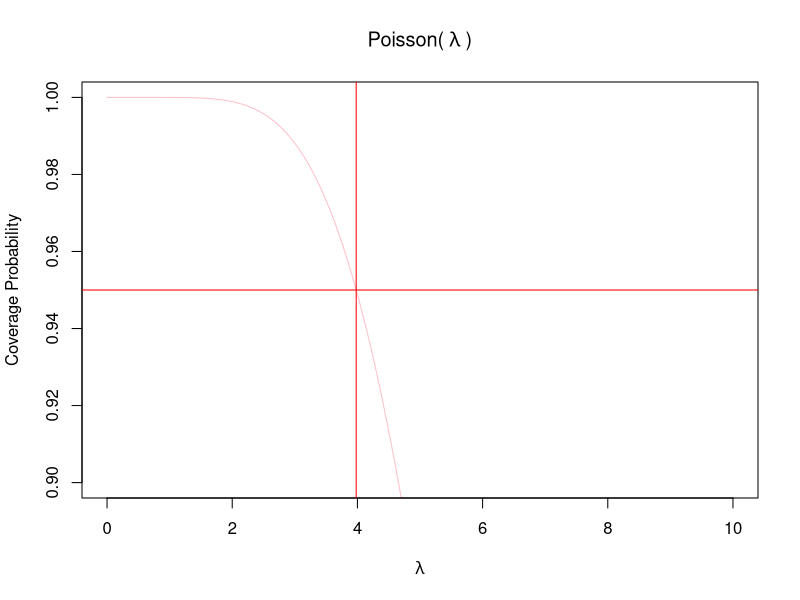
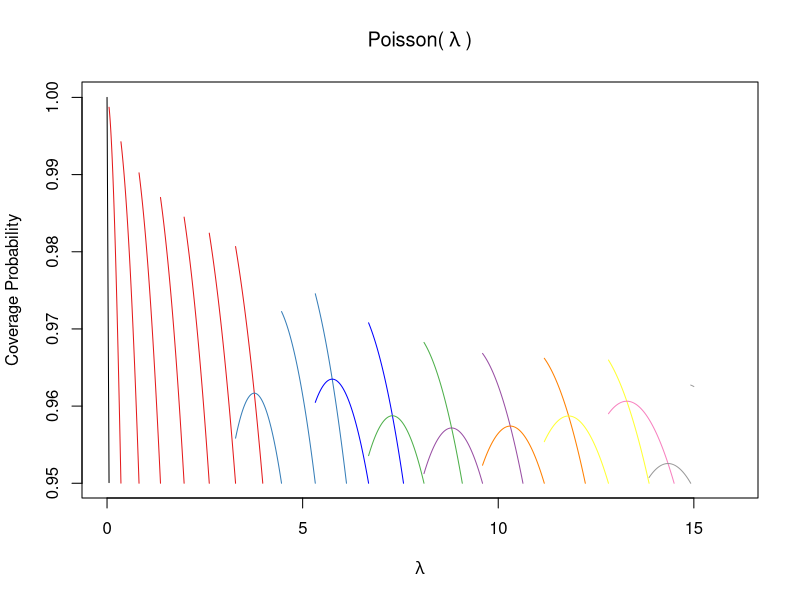

Source code (R) for these figures, in order: (Note: this script raises an error after producing the figures.)
## ---- chunk 1
#| message: false
library(tidyverse)
library(RColorBrewer)
## ---- chunk 2
# pre lim functions
AC_max_coords <- function(a,b) {
  # using prop 2.2a formula. 
  lambda <- prod(a:b)^(1/(b-a+1)) #prop 2.2a
  
  if (a == 0) {
    max_prob <- ppois(b, lambda) # special case of calculating cdf when a is 0
  } else {
    max_prob <- ppois(b, lambda) - ppois(a-1, lambda) # general formula
  }
  
  return(data.frame(lambda, max_prob))
}


test_coverage <- function(a,b, conf.level) {
  
  # this is maximum prob for current cardinality curve
  
  max_prob <- AC_max_coords(a, b)$max_prob
  
  # cases to decide how to change a-b: look at if max is above conf level
  
  if (max_prob > conf.level) {
    
    return(TRUE)
    
  } else {
    
    return(FALSE)
  }
}
## ---- chunk 3

# function to return two roots of a given AC: root 1 and root 2
# when AC has a = 0, we are not concerned with root 1
# root 1 is lambda when AC first rises above conf.level
# root 2 is lambda when AC first goes below conf.level

find_roots <- function(a, b, conf.level) {
  # getting root 1
  # here, we are only concerned with ACs that have "root 1" which have {a} > 0
  
if ((a >= 1) && (b < 21)) {
  start <- AC_max_coords(a-1, b-1)$lambda
} else if ((a >= 1) && b >= 21) {
  start <- AC_max_coords(a-5, b-5)$lambda
} else {
  start <- 0
}

  end <- AC_max_coords(a,b)$lambda # end root1 search where current AC's max is
  
  
  
   # this creates the current curve's function so we can find its root.
    f <- function(lambda) {
            if (a != 0) {
              return((ppois(b, lambda) - ppois(a-1, lambda)) - conf.level)
            } else {
              return(ppois(b, lambda) - conf.level)
            }
        }

  if (a != 0) {
      root1 <- uniroot(f, c(start,end))$root
        } else {
      root1 <- NA # we don't need an AC's "left" root if their {a} = 0.
        }
  
 ## now finding root 2

  # this loop finds the interval of where to search for root2
  start <- AC_max_coords(a,b)$lambda # start at current AC's maximum lambda
  a0 <- a + 1; b0 <- b + 1
  while (sum(dpois(a0:b0, AC_max_coords(a0, b0)$lambda)) >= conf.level) {
                a0 <- a0+1 
                b0 <- b0+1
              } 
  end <- AC_max_coords(a0,b0)$lambda # stop search for root 2 where next AC's maximum occurs
    
  root2 <- uniroot(f, c(start,end))$root  
    
  if(is.na(root1)) {
    root1 <- root2 # this is for the case of ACs with {a} = 0
  }  
    
  
  
  # create df to return
  roots <- data.frame(root1, root2)
  return(roots)
  }  


## ---- chunk 4
###############################################################
#-------------------------------------------------------------#
# Conditional Minimal Cardinality Method                      #
#-------------------------------------------------------------#
###############################################################

# Uses functions from 'preliminary-fns.R' in app files
# Based off of the CMC for Neg Binom by Dr. B.A. Holladay


# K: largest value of x of interest
# CMC method function for the Poisson distribution

CMC_CI <-function(K, conf.level, all = F) {
  
  # Determining m(a) for all a <= K+1
  # For fixed a, m(a) is the smallest b such that P(a<=X<=b)>=conf.level
  # so that AC(a,m(a)) is the core of rainbow, RB(a)
  # m(a)'s are needed b/c root1(a+1,m(a+1)) determines u(a)
  a=0; b=0
  m <- c() # vector that will hold all m(a)'s to keep track of each RB core
  
  while(a <= K+1){
    
    while(test_coverage(a, b, conf.level) == F) { # while AC's coverage is BELOW conf.level
      # transition from curves in the same rainbow when AC(a,b) < conf.level
      b <- b+1
    } # once this loop ends, we have the desired b = m(a)
    
    m[a+1] <- b
    a <- a+1
    b <- b+1 #can start the search at m(a)+1=b+1 b/c m(a+1)>=m(a)+1
  }
  
  x <- 0:K # initialize vector of x values from 0 to K
  lower <- rep(NA, K+1) # initialize empty vectors for lower and upper bounds
  upper <- rep(NA, K+1)
  
  a <- 0; b <- 0
  lower[a+1] <- 0
  
  # run until lower(K) determined
  while(is.na(lower[K+1])){
    
    # staying on RB(a) until RB(a+1) core aka AC[(a+1)-m(a+1)] is above conf.level
    # so in this loop we increment b staying on RB(a) until next core rises above conf.level
    # second condition logic: STOP loop once lower limit for x = K is determined
    while((find_roots(a, b, conf.level)$root2 < find_roots(a+1, m[a+2], conf.level)$root1)
          && !is.na(lower[K+1])) { 
      b <- (b + 1)
      
      # root2 of AC(a-(b-1)) is the lower bound for b+1
      lower[b+1] <- find_roots(a, (b-1), conf.level)$root2 
    }

    
    # when transitioning between rainbows RB(a) to RB(a+1) we move from curve AC(a,b) to core of 
    # next rainbow AC(a+1, m(a+1)). The location of this transition occurs at root1(a+1,m(a+1)) 
    # and determines both the upper endpoint for a u(a) and the lower endpoints for b+1,...,m(a+1),
    # l(b+1)=...=l(m(a+1)).
    
    # now we set the coincidental endpoint that happens when transitioning RBs
    b.temp <- b
    a <- a+1
    b <- m[a+1]
    for(i in (b.temp + 1):min(b:K)) {
      lower[i+1] <- find_roots(a, m[a+1], conf.level)$root1
    }
    upper[(a-1)+1] <- find_roots(a,m[a+1],conf.level)$root1
  }
  
  # determine upper endpoints for remaining x:get upper(x) for a <= x <= K
  # once we have lower endpoints for x up to K we can work on upper endpoints 
  # separately. These remaining values of upper(x) are determined by upper(x)=get_roots(x+1,m(x+1))$root1 
  for(x in a:K){
    upper[x+1] <- find_roots(x+1,m[x+2],conf.level)$root1
  }

  CIs=data.frame(x=0:x,lower, upper)
  
  if (all == F) {
    CIs <- CIs |> 
      filter(x == K)
  }
  return(CIs)
}

###############################################################
#-------------------------------------------------------------#
# Examples                                                    #
#-------------------------------------------------------------#
###############################################################

CI = CMC_CI(K = 5,conf.level = 0.95, all = T); CI
## ---- chunk 5
# code to graph a specific AC for troubleshooting


plot(y = ppois(7, seq(0,10,0.0001)), x = seq(0,10, by = 0.0001), # AC 0-7
               type = "l", xlim = c(0,10), ylim = c(0.90,1), col = "pink",
     xlab = expression(lambda),
     ylab = "Coverage Probability",
     main = expression("Poisson("~lambda~")"))

# lines(y = (ppois(44, seq(30, 34, by = 0.0001)) - ppois(21, seq(30,34,0.0001))), # AC 22-44
#       x = seq(30, 34, by = 0.0001), type = "l")
# lines(y = (ppois(43, seq(30, 34, by = 0.0001)) - ppois(20, seq(30,34,0.0001))), # AC 21-43
#       x = seq(30, 34, by = 0.0001), type = "l")

# abline(v=3.764351, col="blue")
 abline(v = 3.980833, col = "red")
  # abline(v = 33.33612, col = "red") 
abline(h = 0.95, col = "red")


## ---- chunk 6
# plot of Rainbow curves RB(0) to RB(8)

plot(y = ppois(0, seq(0,0.05129, by = 0.0001)), x = seq(0,0.05129, by = 0.0001), # AC 0-0
               type = "l", xlim = c(0,16),
     xlab = expression(lambda),
     ylab = "Coverage Probability",
     main = expression("Poisson("~lambda~")"))
lines(y = ppois(1, seq(0.05129, 0.35537, by = 0.0001)),  # AC 0-1
      x = seq(0.05129, 0.35537, by = 0.0001), type = "l", col = "#E41A1C")
lines(y = ppois(2, seq(0.35537, 0.81767,  by = 0.0001)), # AC 0-2
      x = seq(0.35537, 0.81767, by = 0.0001), type = "l", col = "#E41A1C")
lines(y = ppois(3, seq(0.81767, 1.36631,  by = 0.0001)), # AC 0-3
      x = seq(0.81767, 1.36631, by = 0.0001), type = "l", col = "#E41A1C") 
lines(y = ppois(4, seq(1.36631, 1.97011,  by = 0.0001)), # AC 0-4
      x = seq(1.36631, 1.97011, by = 0.0001), type = "l", col = "#E41A1C") 
lines(y = ppois(5, seq(1.97011, 2.61301,  by = 0.0001)), # AC 0-5
      x = seq(1.97011, 2.61301, by = 0.0001), type = "l", col = "#E41A1C") 
lines(y = ppois(6, seq(2.61301, 3.28532,  by = 0.0001)), # AC 0-6
      x = seq(2.61301, 3.28532, by = 0.0001), type = "l", col = "#E41A1C") 
lines(y = ppois(7, seq(3.28532, 3.98080,  by = 0.0001)), # AC 0-7
      x = seq(3.28532, 3.98080, by = 0.0001), type = "l", col = "#E41A1C") 
lines(y = (ppois(8, seq(3.28532, 4.46013,  by = 0.0001)) -
                  ppois(0, seq(3.28532, 4.46013,  by = 0.0001))), # AC 1-8
      x = seq(3.28532, 4.46013, by = 0.0001), type = "l", col = "#377EB8") 
lines(y = (ppois(9, seq(4.46013, 5.32332,  by = 0.0001)) -
                  ppois(0, seq(4.46013, 5.32332,  by = 0.0001))), # AC 1-9
      x = seq(4.46013, 5.32332, by = 0.0001), type = "l", col = "#377EB8") 
lines(y = (ppois(10, seq(5.32332, 6.12056,  by = 0.0001)) -
                  ppois(0, seq(5.32332, 6.12056,  by = 0.0001))), # AC 1-10
      x = seq(5.32332, 6.12056, by = 0.0001), type = "l", col = "#377EB8") 
lines(y = (ppois(11, seq(5.32332, 6.685776,  by = 0.0001)) -
                  ppois(1, seq(5.32332, 6.685776,  by = 0.0001))), # AC 2-11
      x = seq(5.32332, 6.685776, by = 0.0001), type = "l", col = "blue")
lines(y = (ppois(12, seq(6.685776, 7.578746,  by = 0.0001)) -
                  ppois(1, seq(6.685776, 7.578746,  by = 0.0001))), # AC 2-12
      x = seq(6.685776, 7.578746, by = 0.0001), type = "l", col = "blue")
lines(y = (ppois(13, seq(6.685776, 8.10203,  by = 0.0001)) -
                  ppois(2, seq(6.685776, 8.10203,  by = 0.0001))), # AC 3-13
      x = seq(6.685776, 8.10203, by = 0.0001), type = "l", col = "#4DAF4A")
lines(y = (ppois(14, seq(8.10203, 9.08138,  by = 0.0001)) -
                  ppois(2, seq(8.102034, 9.08138,  by = 0.0001))), # AC 3-14
      x = seq(8.10203,9.08138, by = 0.0001), type = "l", col = "#4DAF4A")
lines(y = (ppois(15, seq(8.10203, 9.598435,  by = 0.0001)) -
                  ppois(3, seq(8.102034, 9.598435,  by = 0.0001))), # AC 4-15
      x = seq(8.10203, 9.598435, by = 0.0001), type = "l", col = "#984EA3")
lines(y = (ppois(16, seq(9.598435, 10.63165,  by = 0.0001)) -
                  ppois(3, seq(9.598435, 10.63165,  by = 0.0001))), # AC 4-16
      x = seq(9.598435, 10.63165, by = 0.0001), type = "l", col = "#984EA3")
lines(y = (ppois(17, seq(9.598435, 11.17716,  by = 0.0001)) -
                  ppois(4, seq(9.598435, 11.17716,  by = 0.0001))), # AC 5-17
      x = seq(9.598435, 11.17716, by = 0.0001), type = "l", col = "#FF7F00")
lines(y = (ppois(18, seq(11.17716, 12.22559,  by = 0.0001)) -
                  ppois(4, seq(11.17716, 12.22559,  by = 0.0001))), # AC 5-18
      x = seq(11.17716, 12.22559, by = 0.0001), type = "l", col = "#FF7F00")
lines(y = (ppois(19, seq(11.17716, 12.81741,  by = 0.0001)) -
                  ppois(5, seq(11.17716, 12.81741,  by = 0.0001))), # AC 6-19
      x = seq(11.17716, 12.81741, by = 0.0001), type = "l", col = "#FFFF33")
lines(y = (ppois(20, seq(12.81741, 13.85552,  by = 0.0001)) -
                  ppois(5, seq(12.81741, 13.85552,  by = 0.0001))), # AC 6-20
      x = seq(12.81741, 13.85552, by = 0.0001), type = "l", col = "#FFFF33")
lines(y = (ppois(21, seq(12.81741, 14.49582,  by = 0.0001)) -
                  ppois(6, seq(12.81741, 14.49582,  by = 0.0001))), # AC 7-21
      x = seq(12.81741, 14.49582, by = 0.0001), type = "l", col = "#F781BF" )
lines(y = (ppois(22, seq(13.85552, 14.92057,  by = 0.0001)) -
                  ppois(7, seq(13.85552, 14.92057,  by = 0.0001))), # AC 8-22
      x = seq(13.85552, 14.92057, by = 0.0001), type = "l", col = "#999999")
lines(y = (ppois(23, seq(14.92057, 15,  by = 0.0001)) -
                  ppois(7, seq(14.92057, 15,  by = 0.0001))), # AC 8-23
      x = seq(14.92057, 15, by = 0.0001), type = "l", col = "#999999")



## ---- chunk 7
# create a color palette
pal <-  brewer.pal(n = 9, name = "Set1");pal
## ---- chunk 8
# creating a coverage probability function given one lambda for CMC method
CMC_CP_table <- function(max_lambda, conf.level = 0.95) {

  lambda_vec <- seq(0, max_lambda, 0.01)
  coverages_CMC <- c() # this vector will contain all coverage probabilities for each lambda in lambda_vec
  
  
  for (i in 1:length(lambda_vec)) {
    
    p <- 0
    for (x in 0:50) {
      CI_temp <- CMC_CI(x, conf.level)
  
      # sum pmf of each x that captures lambda in its CI
      if (dplyr::between(lambda[i], CI_temp$lower, CI_temp$upper)) {
        p <- p + dpois(x, lambda = lambda[i])
      }
    }
    coverages_CMC <- c(coverages_CMC, p) # add coverage prob to its corresponding vector
  }
    

  
 # this is the coverage probability for lambda
  return(data.frame(lambda = lambda_vec, 
                    cov.prob = coverages_CMC))
}



coverage_table_CMC.95 <- CMC_CP_table(max_lambda = 50, 0.95)
## ---- chunk 9
# plot lambda vs. coverage probability
coverage_table_CMC.95 |> 
  ggplot(mapping = aes(x = lambda, # specify x and y variables
                       y = cov.prob)) +
  
  # specify it is a line graph
  geom_line() + 
  
  # define the confidence level line
  geom_line(y = 0.95, col = "red", linetype = "dashed") +
  
  # creating axis labels and plot titles
  labs(x = expression(lambda),
       y = "Coverage Probability",
       title = "Coverage Probability for Conditional Minimal Cardinality Method",
       subtitle = "for values of the Poisson mean parameter up to 50") +
  
  # label for the confidence level line
  annotate("text", x = 53, y = 0.95, label = "0.95", color = "red") +
  
  # specify x-axis tick breaks
  scale_x_continuous(breaks = seq(0,50,10)) +
  
  # show graph from y = 0.94 to y = 1.0
  scale_y_continuous(limits = c(0.94,1))
